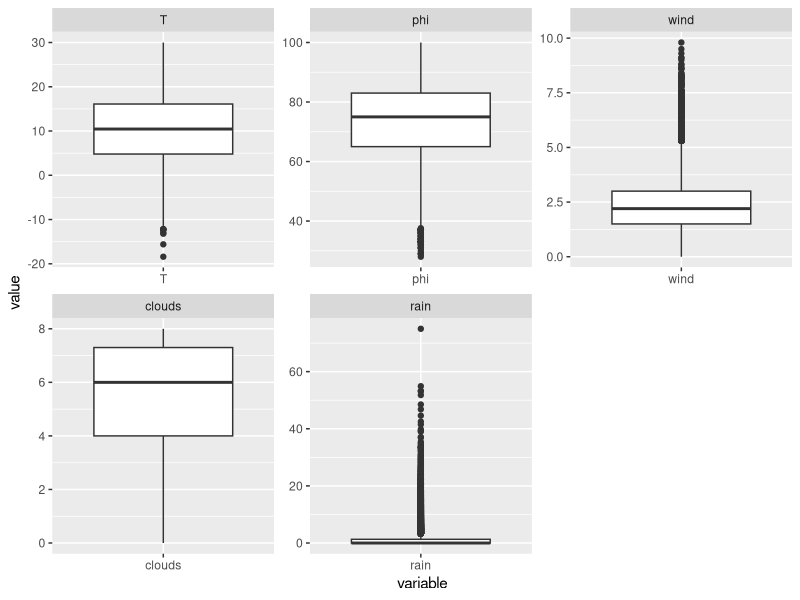
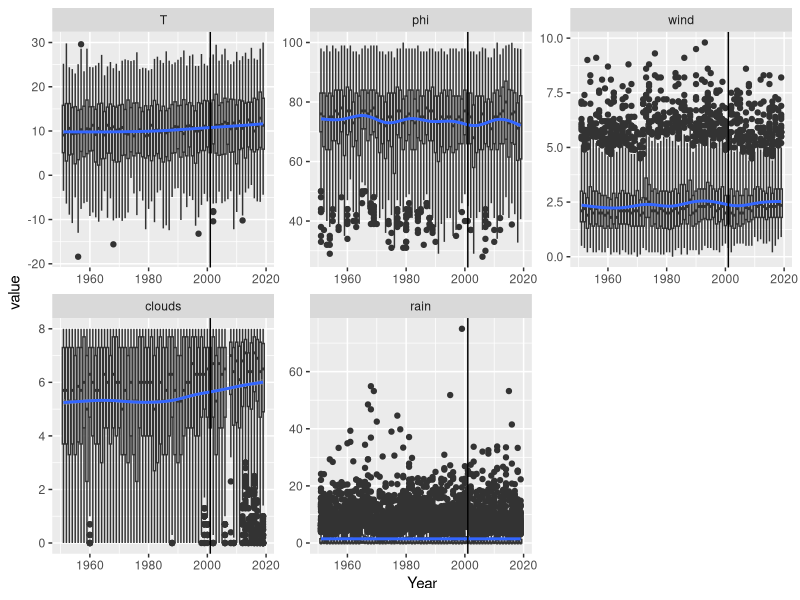
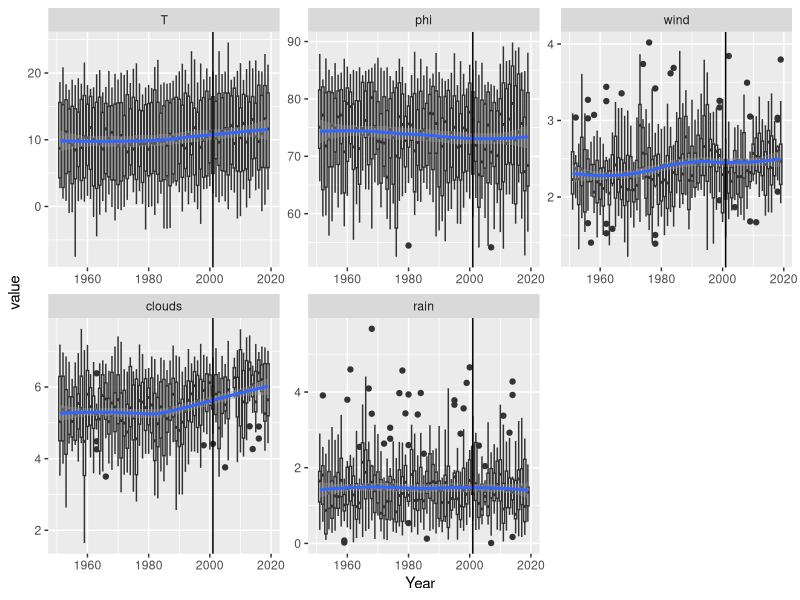
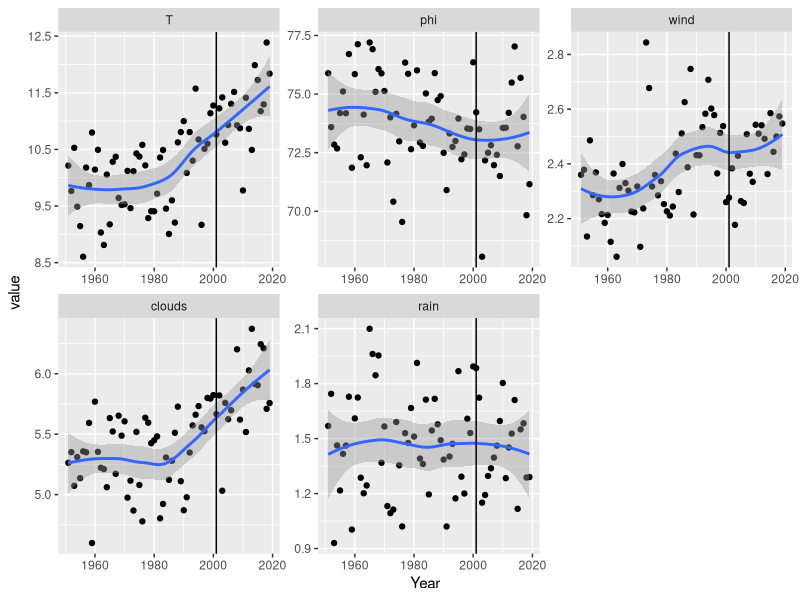
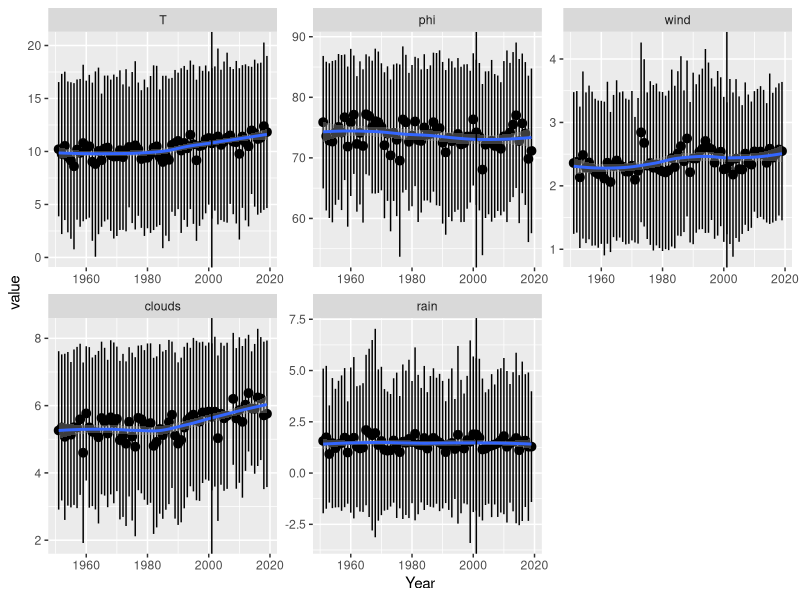
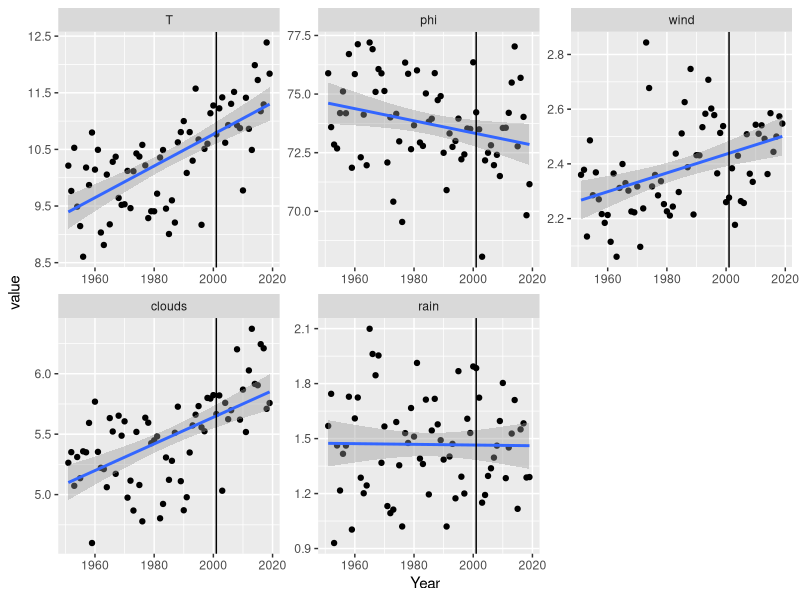
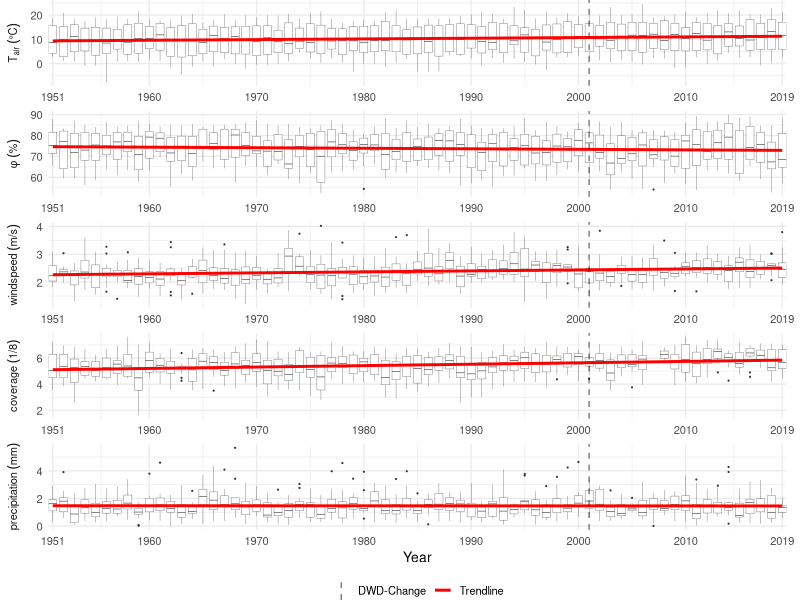

The R source for these figures, in order: (Note: this script raises an error after producing the figures.)
## ---- chunk 1

knitr::opts_chunk$set(
  class.output  = "bg-success",
  class.message = "bg-info text-info",
  class.warning = "bg-warning text-warning",
  class.error   = "bg-danger text-danger"
  )
## ---- chunk 2

usePackage <- function(p)   
{ 
  if (!is.element(p, installed.packages()[,1])) 
    install.packages(p, dep = TRUE, repos="https://cloud.r-project.org/", lib=.libPaths()[1]) 
  require(p, character.only = TRUE) 
} 
  
usePackage("ggplot2")
usePackage("data.table")
usePackage("scales")   #viridis_pal


## ---- chunk 3
# library("rdwd")
# # 'recent' daily data from Geisenheim
# link <- selectDWD("Geisenheim", res="daily", var="kl", per="historical")
# file <- dataDWD(link, read=FALSE, dir="DWDdata", quiet=TRUE, force=NA)
# clim_lt <- readDWD(file, varnames=TRUE)
# clim_lt <- as.data.table(clim_lt)
# str(clim_lt)

#fwrite(clim_lt,"clim_DWD_Geisenheim_historic_daily.csv")

clim_lt <- fread("clim_DWD_Geisenheim_historic_daily.csv")


# Subset Dataset to relevant variables and slightly reformat (optional)
clim_lt_sub <- clim_lt[,c("MESS_DATUM","TMK.Lufttemperatur","UPM.Relative_Feuchte","FM.Windgeschwindigkeit","NM.Bedeckungsgrad","RSK.Niederschlagshoehe")]
colnames(clim_lt_sub) <- c("Date","T","phi","wind","clouds","rain")
clim_lt_sub[,"Date":=as.Date(Date)]
summary(clim_lt_sub)


## ---- chunk 4

clim_lt_sub[,"Year":=year(Date)]
clim_lt_sub[,"Month":=month(Date)]
clim_lt_sub[,"Day":=mday(Date)]

#Alternatives 
#clim_lt_sub[,"Year":=substr(Date,1,4)]
# clim_lt_sub[,"Year":=as.numeric(format(Date,'%Y'))]
# clim_lt_sub[,"Month":=as.numeric(format(Date,'%m'))]
# clim_lt_sub[,"Day":=as.numeric(format(Date,'%d'))]

#library(stringi)
#with(clim_lt_sub, stri_split_regex(Date,pattern="-",simplify=TRUE)




# Subset Years
clim_lt_sub <- clim_lt_sub[Year > 1950]

## ---- chunk 5

summary(clim_lt_sub)
#clim_lt_sub_YMEAN <- as.data.table(with(clim_lt_sub, aggregate(list(T_Air=T_Air, phi=phi), by=list(Year=Year), FUN=function(x) {mean(x, na.rm=TRUE)})))

clim_lt_sub_YMEAN <- clim_lt_sub[,lapply(.SD, function(x) {mean(x, na.rm=TRUE)}), by='Year', .SDcols=c('T','phi','wind','clouds','rain')]
clim_lt_sub_YSD   <- clim_lt_sub[,lapply(.SD, function(x) {sd(x, na.rm=TRUE)}),   by='Year', .SDcols=c('T','phi','wind','clouds','rain')]

clim_lt_sub_YMMEAN <- clim_lt_sub[,lapply(.SD, function(x) {mean(x, na.rm=TRUE)}), by=c('Year','Month'), .SDcols=c('T','phi','wind','clouds','rain')]
clim_lt_sub_YMSD   <- clim_lt_sub[,lapply(.SD, function(x) {sd(x, na.rm=TRUE)}),   by=c('Year','Month'), .SDcols=c('T','phi','wind','clouds','rain')]



# mean_sd <- function(x){
#                         list(mean = mean(x, na.rm=TRUE), sd = sd(x, na.rm=TRUE))
#                       }
# clim_lt_sub[, setNames( sapply(.SD, mean_sd), paste0(c("mean.", "sd."),rep(c('T','phi','wind','clouds','rain'),each=2))), by='Year', .SDcols=c('T','phi','wind','clouds','rain')]


## ---- chunk 6

clim_lt_sub_melt <- na.omit(melt(clim_lt_sub, id.vars=c("Date","Year","Month","Day")))

#helper function
melt_and_narm_similar <- function(dataset) { na.omit(melt(dataset, id.vars=colnames(dataset)[colnames(dataset)%in%c("Date","Year","Month","Day")])) }


clim_lt_sub_YMEAN_melt  <- melt_and_narm_similar(clim_lt_sub_YMEAN)
clim_lt_sub_YSD_melt    <- melt_and_narm_similar(clim_lt_sub_YSD)
clim_lt_sub_YMMEAN_melt <- melt_and_narm_similar(clim_lt_sub_YMMEAN)
clim_lt_sub_YMSD_melt   <- melt_and_narm_similar(clim_lt_sub_YMSD)

#ADD SD to MEAN DF (merge)
clim_lt_sub_YMEAN_melt[,"sd":=clim_lt_sub_YSD_melt$value]
clim_lt_sub_YMMEAN_melt[,"sd":=clim_lt_sub_YMSD_melt$value]







## ---- chunk 7

# Alltime data overview
ggplot(clim_lt_sub_melt, aes(x=variable,y=value))+
  geom_boxplot()+
  #geom_violin(draw_quantiles=c(0.25,0.5,0.75))+
  facet_wrap(~variable, scales="free")

# Alltime data overview - per Year
ggplot(clim_lt_sub_melt, aes(x=Year,y=value))+
  geom_boxplot(aes(group=Year))+
  #geom_violin(draw_quantiles=c(0.25,0.5,0.75))+
  facet_wrap(~variable, scales="free")+
  geom_smooth()+
  geom_vline(xintercept=2001)   #change of estimation of daily data


# YearMonth-Wise Mean data overview 
  # Outliers "removed"
ggplot(clim_lt_sub_YMMEAN_melt, aes(x=Year,y=value))+
  geom_boxplot(aes(group=Year))+
  #geom_point()+
  #geom_violin(draw_quantiles=c(0.25,0.5,0.75))+
  facet_wrap(~variable, scales="free")+
  geom_smooth()+
  geom_vline(xintercept=2001)

# Year-Wise Mean data overview 
ggplot(clim_lt_sub_YMEAN_melt, aes(x=Year,y=value))+
  geom_point()+
  facet_wrap(~variable, scales="free")+
  geom_smooth()+
  geom_vline(xintercept=2001)


# Year-Wise Mean data overview 
  #pointrange (sd) for RAIN yields unrealitic values)
ggplot(clim_lt_sub_YMEAN_melt, aes(x=Year,y=value))+
  geom_pointrange(aes(ymin=value-sd, ymax=value+sd))+       #pointrange - mean +/- sd 
  facet_wrap(~variable, scales="free")+
  geom_smooth()+
  geom_vline(xintercept=2001)


# Year-Wise Mean data overview with linear model
ggplot(clim_lt_sub_YMEAN_melt, aes(x=Year,y=value))+
  geom_point()+
  facet_wrap(~variable, scales="free")+
  geom_smooth(method="lm")+                               #linear model
  geom_vline(xintercept=2001)


## ---- chunk 8

unique(clim_lt_sub_YMMEAN_melt$variable)

levels(clim_lt_sub_YMMEAN_melt$variable)

#rename variables for plotting
clim_lt_sub_YMMEAN_melt$variable <- factor(clim_lt_sub_YMMEAN_melt$variable, 
                                            labels = c("T[air]~('°'*C)", 
                                                                        "phi~('%')",
                                                                        "windspeed~('m/s')",
                                                                        "coverage~('1/8')",
                                                                        "precipitation~('mm')"
                                                                        )
                                            )


seq_width <- 10
minY <- round(min(clim_lt_sub_YMMEAN_melt$Year)+seq_width/2,-1)
maxY <- round(max(clim_lt_sub_YMMEAN_melt$Year)-seq_width/2,-1)

#breaks includes start/end + decades
year_breaks <- c(min(clim_lt_sub_YMMEAN_melt$Year),
                seq(minY,maxY,by=seq_width),
                max(clim_lt_sub_YMMEAN_melt$Year)
                )


p <- 
ggplot(clim_lt_sub_YMMEAN_melt, aes(x=Year,y=value))+
    geom_boxplot(aes(group=Year),lwd=0.1,outlier.size = 0.1)+                     # modfiy for readability
    facet_wrap(~variable, scales="free", strip.position="left", ncol=1, 
                    labeller=label_parsed)+
    geom_smooth(method="lm", aes(linetype="Trendline", color="Trendline"), se=FALSE)+         #remove error | invisible and problematic for legends
    geom_vline(aes(xintercept=2001,linetype="DWD-Change", color="DWD-Change"), alpha=0.5)+
    scale_linetype_manual(name="",values=c(2,1))+               #ONLY necessary if "DWD Change" is used
    scale_colour_manual(name="", values=c("black","red"))+      #ONLY necessary if "DWD Change" is used
    scale_x_continuous(breaks=year_breaks, expand=c(0,0))   +         #Define x-axis ticks
    theme_minimal(base_size = 10)+
    theme(
              axis.title.y =element_blank()                             #remove "value" as y-axis label
              ,strip.placement = "outside"                              #use strip text as y-axis 
               ,legend.position="bottom"                               #move legend
             # ,legend.position=c(0.75,0.2)                               #move legend | if multi-column setup
              ,legend.key = element_rect(fill = 'white', color="white", size = 0.0)    #fill background and remove 
              ,legend.key.size = unit(0.5,"cm")    #fill background and remove border of "key"
             # ,legend.background = element_rect(color = 'black')        #draw box around legend
              ,legend.title = element_blank()                           #remove empty title entirely
              ,plot.margin = margin(t=0, r=0.35, b=0, l=0, "cm")                   #reduce plot margin ()
              ,legend.margin = margin(t=0, r=0, b=0, l=0, "cm")  
            )

# if provided by a publisher
single_column_width <- 8.5 #cm
max_column_height <- 29.7 - 2*3.75 #cm

ggsave(p,filename="Figure1.pdf", width=single_column_width, height=max_column_height, units="cm")



## ---- chunk 9

knitr::include_graphics("./Figure1.pdf")

## ---- chunk 10

# quaŕters = cut month into 4 intervalls
#clim_lt_sub[,"Quarter":=paste0("Q",as.numeric(factor(cut(Month,4))))]
clim_lt_sub[,"Quarter":=paste0("Q",quarter(Date))]


# Calculate Means
clim_lt_sub_QMEAN <- clim_lt_sub[,lapply(.SD, function(x) {mean(x, na.rm=TRUE)}), by=c('Year','Quarter'), .SDcols=c('T','phi','wind','clouds','rain')]

#remove NAs and creat long format
clim_lt_sub_QMEAN_melt <- na.omit(melt(clim_lt_sub_QMEAN, id.vars=c("Year","Quarter")))


levels(clim_lt_sub_QMEAN_melt$variable)

#rename variables for facet strip text
clim_lt_sub_QMEAN_melt$variable <- factor(clim_lt_sub_QMEAN_melt$variable, 
                                            labels = c("T[air]~('°'*C)", 
                                                                        "phi~('%')",
                                                                        "windspeed~('m/s')",
                                                                        "coverage~('1/8')",
                                                                        "precipitation~('mm')"
                                                                        )
                                            )



p <- 
ggplot(clim_lt_sub_QMEAN_melt, aes(x=Year,y=value))+
    geom_point(aes(fill=Quarter,shape=Quarter), alpha=0.5)+                     # modfiy for readability
    facet_wrap(~variable, scales="free", strip.position="left", ncol=1, 
                    labeller=label_parsed)+
    geom_smooth(method="lm", aes(color=Quarter), se=FALSE)+         #remove error | invisible and problematic for legends (gray)
    scale_x_continuous(breaks=year_breaks, expand=c(0,0))   +         #Define x-axis ticks
    theme_minimal(base_size = 10)+
    theme(
              axis.title.y =element_blank()                             #remove "value" as y-axis label
              ,strip.placement = "outside"                              #use strip text as y-axis 
               ,legend.position="bottom"                               #move legend
             # ,legend.position=c(0.75,0.2)                               #move legend | if multi-column setup
              ,legend.key = element_rect(fill = 'white', color="white", size = 0.0)    #fill background and remove 
              ,legend.key.size = unit(0.5,"cm")    #fill background and remove border of "key"
             # ,legend.background = element_rect(color = 'black')        #draw box around legend
              ,legend.title = element_blank()                           #remove empty title entirely
              ,plot.margin = margin(t=0, r=0.35, b=0, l=0, "cm")                   #reduce plot margin ()
              ,legend.margin = margin(t=0, r=0, b=0, l=0, "cm")  
            )+
     scale_fill_manual(values=viridis_pal(option="A")(5)[c(1,3,4,2)])+
     scale_color_manual(values=viridis_pal(option="A")(5)[c(1,3,4,2)]) +  
    scale_shape_manual(values=c(21:24))

ggsave(p,filename="Figure1_1.pdf", width=8.5, height=max_column_height, units="cm")


#Line instead of points
p <- ggplot(clim_lt_sub_QMEAN_melt, aes(x=Year,y=value))+
    geom_line(aes(color=Quarter), alpha=0.5)+                     # modfiy for readability
    facet_wrap(~variable, scales="free", strip.position="left", ncol=1, 
                    labeller=label_parsed)+
    geom_smooth(method="lm", aes(color=Quarter),linetype="dashed", se=FALSE)+         #remove error | invisible and problematic for legends
    scale_x_continuous(breaks=year_breaks, expand=c(0,0))   +         #Define x-axis ticks
    theme_minimal(base_size = 10)+
    theme(
              axis.title.y =element_blank()                             #remove "value" as y-axis label
              ,strip.placement = "outside"                              #use strip text as y-axis 
               ,legend.position="bottom"                               #move legend
              ,legend.key = element_rect(fill = 'white', color="white", size = 0.0)    #fill background and remove 
              ,legend.key.size = unit(0.5,"cm")    #fill background and remove border of "key"
              ,legend.title = element_blank()                           #remove empty title entirely
              ,plot.margin = margin(t=0, r=0.35, b=0, l=0, "cm")                   #reduce plot margin ()
              ,legend.margin = margin(t=0, r=0, b=0, l=0, "cm")  
            )+
     scale_fill_manual(values=viridis_pal(option="A")(5)[c(1,3,4,2)])+
     scale_color_manual(values=viridis_pal(option="A")(5)[c(1,3,4,2)]) +  
    scale_shape_manual(values=c(21:24))

ggsave(p,filename="Figure1_2.pdf", width=8.5, height=max_column_height, units="cm")


## ---- chunk 11

knitr::include_graphics("./Figure1_1.pdf")

## ---- chunk 12

knitr::include_graphics("./Figure1_2.pdf")

## ---- chunk 13

sessionInfo()

